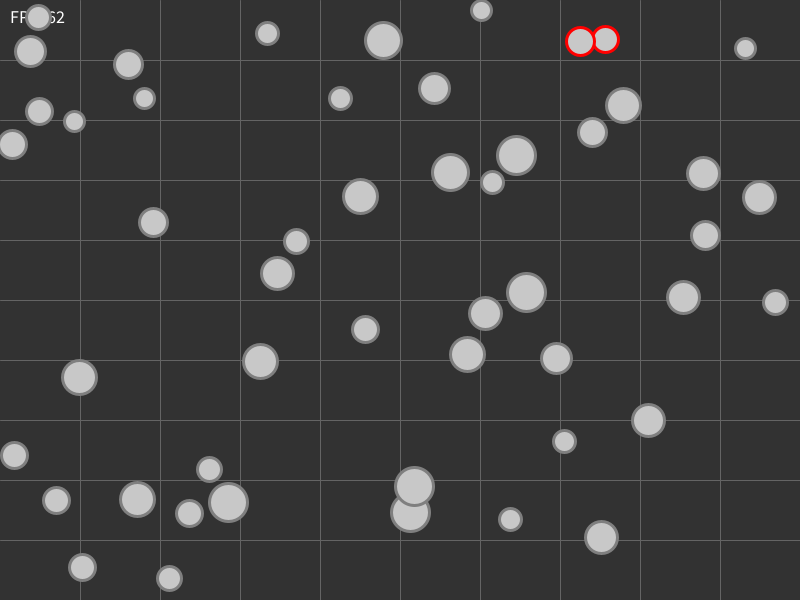
Frame 1 (no input)
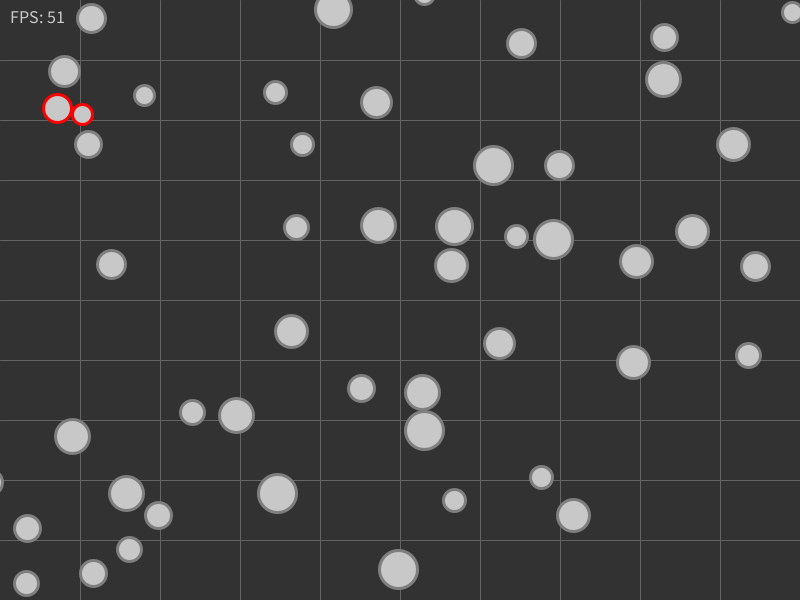
Frame 60 (the mouse pressed at the canvas centre just before this capture)
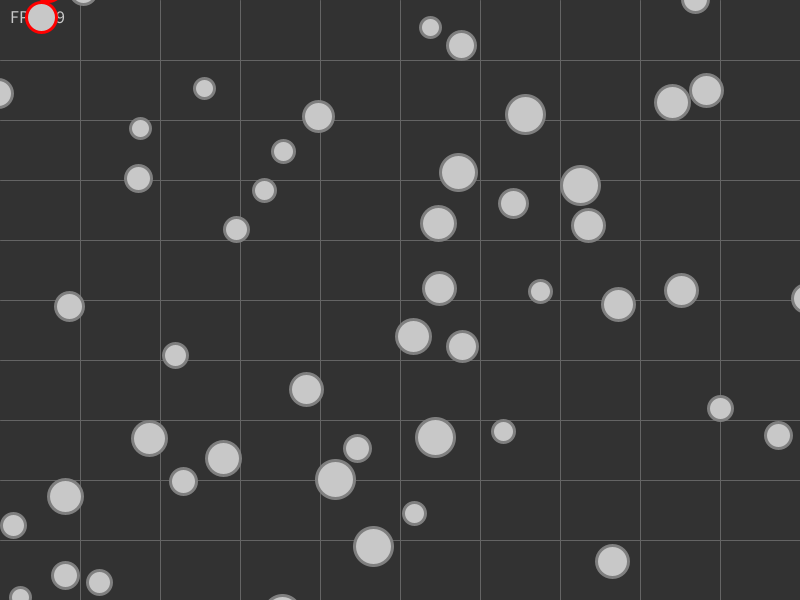
Frame 120 (the mouse held since frame 60 and released just before this capture)

The Processing sketch that drew these frames (run headless with seeded random() and noise(); from frame 60 on, the mouse is pressed at the canvas centre):

// Processing sketch: BasicBallCollision
// ── BasicBallCollision.pde
// Basic ball collision and bounce
Ball[] balls = new Ball[50];

// TODO: Eventually I will divide the screen into chunks and optimise the collision detection, but I will draw the lines now.
int rows = 10;
int cols = 10;
int rowSize;
int colSize;

void setup() {
    size(800, 600);
    
    // Determine how far apart the dividing lines are
    colSize = floor(width / cols);
    rowSize = floor(height / rows);
    
    for (int i = 0; i < balls.length; i++) {
        balls[i] = new Ball(floor(random(width)), floor(random(height)), floor(random(10, 20)));
    }
}

void draw() {
    //Reset background
    background(50);
    
    // Draw section lines
    stroke(100);
    strokeWeight(1);
    
    for (int i = 0; i < cols - 1; i++) {
        int xPos = (i * colSize) + colSize;
        line(xPos, 0, xPos, height);
    }
    for (int i = 0; i < rows - 1; i++) {
        int yPos = (i * rowSize) + rowSize;
        line(0, yPos, width, yPos);
    }
    
    // Framerate
    noFill();
    stroke(80, 200, 50);
    textSize(18);
    textAlign(LEFT, TOP);
    text("FPS: " + floor(frameRate * 100) / 100, 10, 10);
    
    // Collision detection
    DetectCollisions();
    //DetectAllCollisions();
    
    // Draw balls
    for (Ball b : balls) {
        b.Update();
        b.Render();
    }
}

void AddRepulsion(int i, int j) {
    // TODO This calculation is not correct. 
    // It should be based on the previous position of each ball, and calculate the angle of IMPACT not the angle of difference as it currently does
    // Calculate repulsion force for each colliding pair
    PVector repel1 = PVector.sub(balls[i].loc, balls[j].loc);
    repel1.normalize();
    PVector repel2 = PVector.mult(repel1, -1);
    
    balls[i].Repel(repel1);
    balls[j].Repel(repel2);
}

void DetectCollisionsByGrid() {
    // TODO: This version will be much more complex. Instead of checking every ball against every other ball, 
    // it will actually use the grid lines to locate all the balls, and only test each ball against other balls within the same grid cell
    // Do not forget that a ball can appears in multiple cells at once, so will need to check every ball in every cell that ball occupies. 
}

void DetectAllCollisions() {
    // Collision detection
    for (int i = 0; i < balls.length; i++) {
        // For each ball, check collision with each ball after it in the array, and calculate + apply repel force if they do.
        for (int j = 0; j < balls.length; j++) {
            if (i != j) {
                boolean collision = balls[i].DidCollide(balls[j]);
                
                if (collision) {
                    balls[i].Collision(true);
                    balls[j].Collision(true);
                    
                    // Code separated from this loop so it can be reused
                    AddRepulsion(i, j);
                    
                    // Use this as a way to break from BOTH loops. break; will only do the current loop
                    i = balls.length;
                    j = balls.length;
                }
                else {
                    balls[i].Collision(false);
                    balls[j].Collision(false);
                }
            }
        }
    }
}

void DetectCollisions() {
    // Collision detection
    for (int i = 0; i < balls.length - 1; i++) {
        // For each ball, check collision with each ball after it in the array, and calculate + apply repel force if they do.
        for (int j = i + 1; j < balls.length; j++) {
            boolean collision = balls[i].DidCollide(balls[j]);
            
            if (collision) {
                balls[i].Collision(true);
                balls[j].Collision(true);
                
                // Calculate repulsion force for each colliding pair
                PVector repel1 = PVector.sub(balls[i].loc, balls[j].loc);
                repel1.normalize();
                PVector repel2 = PVector.mult(repel1, -1);
                
                balls[i].Repel(repel1);
                balls[j].Repel(repel2);
                
                // Use this as a way to break from BOTH loops. break; will do the current
                i = balls.length;
                j = balls.length;
            }
            else {
                balls[i].Collision(false);
                balls[j].Collision(false);
            }
        }
    }
}
// ── Ball.pde
class Ball {
    PVector loc;
    PVector vel;
    
    int radius;
    
    color fillColor;
    color strokeColor;
    
    public Ball(int x, int y, int r) {
        loc = new PVector(x, y);
        vel = PVector.random2D();
        
        radius = r;
        
        strokeColor = color(127, 127, 127);
        fillColor = color(200, 200, 200);
    }
    
    void Update() {
        loc.add(vel);
        Bounds();
    }
    
    void Bounds() {
        if (loc.x - radius > width)
            loc.x = 0 - radius;
        if (loc.x + radius < 0)
            loc.x = width + radius;
        if (loc.y - radius > height)
            loc.y = 0 - radius;
        if (loc.y + radius < 0)
            loc.y = height + radius;
    }
    
    boolean DidCollide(Ball b) {
        // Can easily calculate if 2 circles collide by checking if their distance is less than or equal to the sum of their radiuses
        PVector gap = PVector.sub(loc, b.loc); //<>//
        int dist = floor(gap.mag());
        
        if (dist < (radius + b.radius))
            return true;
        
        return false;
    }
    
    void Collision(boolean didCollide) {
        if (didCollide)
            strokeColor = color(255, 0, 0);
        else
            strokeColor = color(127, 127, 127);
    }
    
    void Repel(PVector forceVector) {
        vel = forceVector;
    }
    
    void Render() {
        fill(fillColor);
        stroke(strokeColor);
        strokeWeight(3);
        ellipse(loc.x, loc.y, radius * 2, radius * 2);
    }
}
// ── CollisionGrid.pde
class CollisionGrid {
    int cols;
    int rows;
    int wid;
    int hei;
    
    ArrayList<GridCell> grid;
    
    public CollisionGrid(int c, int r, int w, int h) {
        // Initialise stuff that might be useful
        cols = c;
        rows = r;
        wid = w;
        hei = h;
        
        // Initialise cells
        int colSize = floor(wid / cols);
        int rowSize = floor(hei / rows);
        
        grid = new ArrayList<GridCell>();
        
        for (int i = 0; i < cols - 1; i++) {
            int colStart = (i * colSize);
            int colEnd = (i * colSize) + colSize;
            
            for (int j = 0; j < rows - 1; j++) {
                int rowStart = (j * rowSize);
                int rowEnd = (j * rowSize) + rowSize;
                
                PVector tl = new PVector(colStart, rowStart);
                PVector tr = new PVector(colEnd, rowStart);
                PVector bl = new PVector(colStart, rowEnd);
                PVector br = new PVector(colEnd, rowEnd);
                
                grid.add(new GridCell(tl, tr, bl, br, i, j));
            }
        }
    }
}
// ── GridCell.pde
class GridCell {
    PVector tl;
    PVector tr;
    PVector bl;
    PVector br;
    
    int iIndex;
    int jIndex;
    
    public GridCell(PVector topLeft, PVector topRight, PVector bottomLeft, PVector bottomRight, int i, int j) {
        tl = topLeft;
        tr = topRight;
        bl = bottomLeft;
        br = bottomRight;
        iIndex = i;
        jIndex = j;
    }
}
